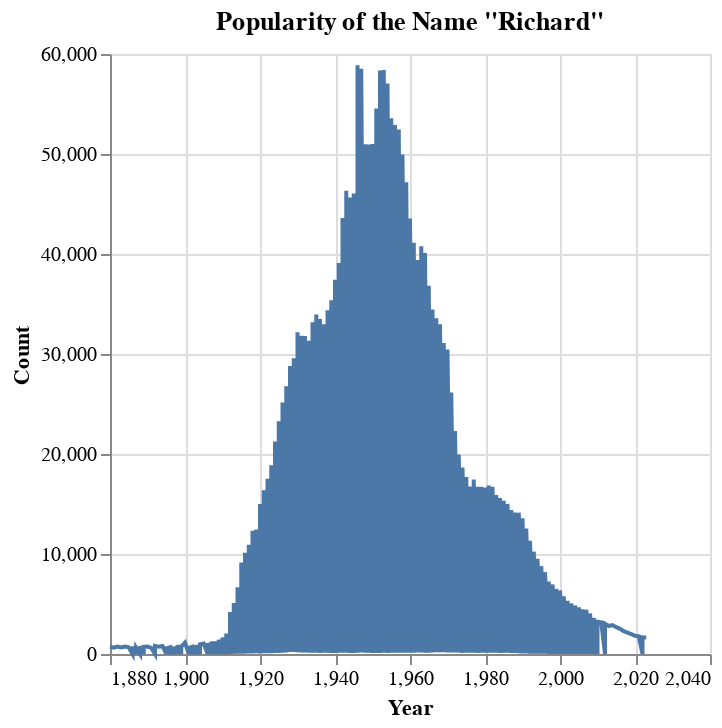

The cell this chart's notebook holds for it:
### Code cell
chart_richard = alt.Chart(Richard_df).mark_line().encode(
    x='Year',
    y='Count',
    tooltip=['Year', 'Count']
).properties(
    title='Popularity of the Name "Richard"',
)
chart_richard.show()

### Figure 1 — Vega-Lite specification as saved in the notebook (floating-point values rounded to 4 significant figures; data arrays with more than 128 entries replaced by an {"elided": "..."} marker saying what was removed)
{"config": {"view": {"continuousWidth": 300, "continuousHeight": 300}}, "data": {"name": "data-9c92c335fcc3b1b31175ad814aee38a7"}, "mark": {"type": "line"}, "encoding": {"tooltip": [{"field": "Year", "type": "quantitative"}, {"field": "Count", "type": "quantitative"}], "x": {"field": "Year", "type": "quantitative"}, "y": {"field": "Count", "type": "quantitative"}}, "title": "Popularity of the Name \"Richard\"", "$schema": "https://vega.github.io/schema/vega-lite/v5.17.0.json", "datasets": {"data-9c92c335fcc3b1b31175ad814aee38a7": {"elided": "265 records"}}}
